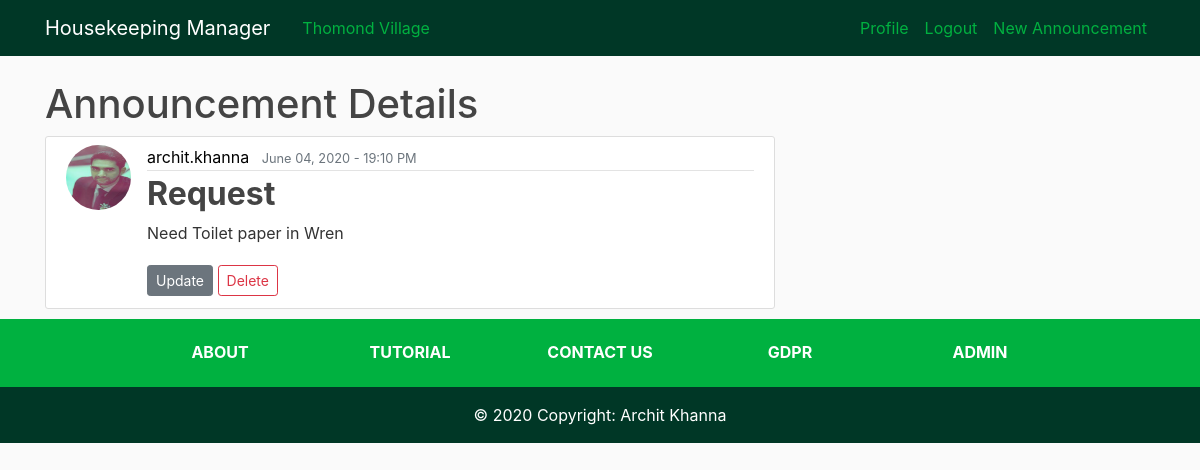
Screenshot of /announcement/11/ (signed in) with the database file from the repository.
### HKmanager/models.py (models this page shows, shortened)
class Announcement(models.Model):
    title = models.CharField(max_length=100)
    content = models.TextField()
    date_posted = models.DateTimeField(auto_now=True)
    author = models.ForeignKey(User, on_delete=models.DO_NOTHING)

### users/models.py (models this page shows, shortened)
class Profile(models.Model):
    user = models.OneToOneField(User, on_delete=models.CASCADE)
    mobile = PhoneNumberField(blank=False, null=False)
    image = models.ImageField(default='default.jpg', upload_to='profile_pics')

### HKmanager/views.py (the view)
# urls.py: path('announcement/<int:pk>/', AnnouncementDetailView.as_view(), name='hk-announcement'),
class AnnouncementDetailView(LoginRequiredMixin, DetailView):
    model = Announcement

### HKmanager/templates/HKmanager/announcement_detail.html
{% extends "HKmanager/base.html" %}
{% block content %}
<h1>Announcement Details</h1>
<article class="media content-section">
  <img class="rounded-circle article-img"src="{{ object.author.profile.image.url }}">
  <div class="media-body">
    <div class="article-metadata">
      <a class="mr-2" href="{{ post.author.profile }}">{{ object.author }}</a>
      <small class="text-muted aligner-right">{{ object.date_posted|date:"F d, Y - G:i A" }}</small>
    </div>
    <h2 class="article-title">{{ object.title }}</h2>
    <p class="article-content">{{ object.content }}</p>
    {% if object.author == user or user.is_superuser%}
      <a class="btn btn-secondary btn-sm mt-1 mb-1" href="{% url 'hk-announcement-update' object.id %}">Update</a>
      <a class="btn btn-secondary btn-outline-danger btn-sm mt-1 mb-1" href="{% url 'hk-announcement-delete' object.id %}">Delete</a>
    {% endif %}
  </div>
</article>
{% endblock content %}

### HKmanager/static/HKmanager/main.css (style rules this page uses)
body { background: #fafafa; color: #333333; margin-top: 5rem; height: 100%; }
h1, h2, h3, h4, h5, h6 { color: #444444; }
a { color: black; }
div { vertical-align: middle; }
.content-section { background: #ffffff; padding: 8px 20px; vertical-align: middle; line-height: inherit; border: 1px solid #dddddd; border-radius: 3px; margin-bottom: 10px; }
.article-title { color: #444444; font-weight: bold; }
.article-content { white-space: pre-line; }
.article-img { height: 65px; width: 65px; margin-right: 16px; }
.article-metadata { padding-bottom: 1px; margin-bottom: 4px; border-bottom: 1px solid #e3e3e3 }
.aligner-right { text-align: right; }

### rows the page displays
Announcement: author.profile.image (picture), author "archit.khanna", date_posted "June 04, 2020 - 19:10 PM", title "Request", content "Need Toilet paper in Wren"
